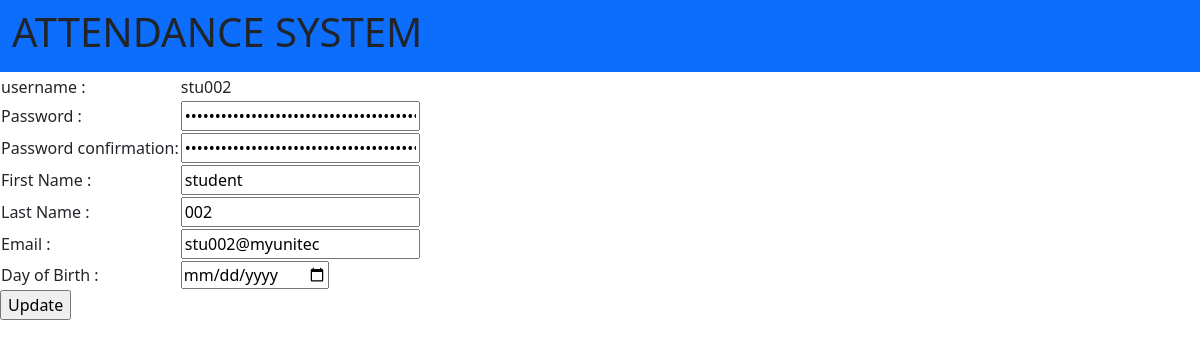
The app's page /studnet/2/detail/, older data.
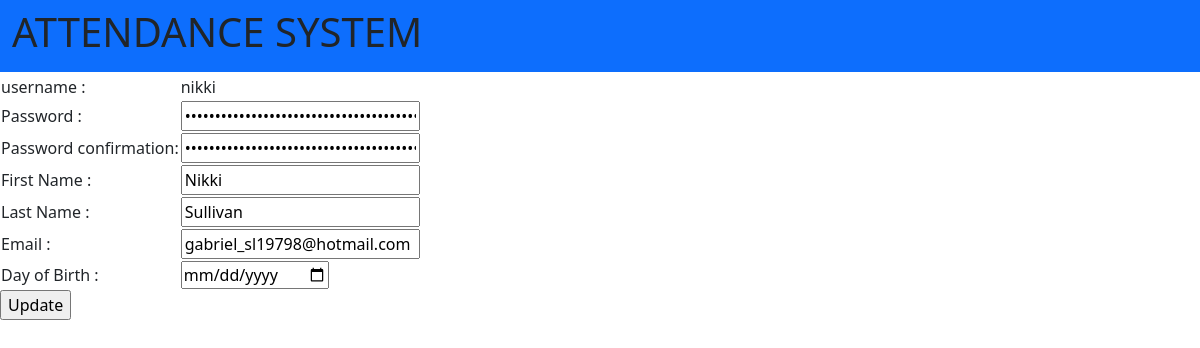
The same page, newer data.
### attendance/models.py (models this page shows, shortened)
class Student(models.Model):
    student_id = models.AutoField(primary_key=True)
    DDOB = models.DateField(blank=True, null=True)
    user = models.OneToOneField(User, on_delete=models.CASCADE, related_name='student_user')

### attendance/views.py (the view)
# urls.py: path('studnet/<int:student_id>/detail/', studentDetail, name='student_detail' ),
def studentDetail(request, student_id):
    student = Student.objects.get(student_id = student_id)
    context = {"student": student}
    return render(request, 'student_update.html', context)

### attendance/templates/student_update.html (shortened to what this page needs)
{% extends "base.html" %}
{% block content %}
    <form method="post" action="{% url 'student_update' %}">
        <table>
            <tr>
                <td><input type="hidden" name="student_id" value="{{ student.student_id }}"></td>
            </tr>
            <tr>
                <td>username :</td>
                <td>{{ student.user.username }}</td>
            </tr>
            <tr>
                <td>Password :</td>
                <td><input type="password" name="password1" value="{{ student.user.password }}"></td>
            </tr>
            <tr>
                <td>Password confirmation:</td>
                <td><input type="password" name="password2" value="{{ student.user.password }}"></td>
            </tr>
            <tr>
                <td>First Name :</td>
                <td><input type="text" name="firstname" value="{{ student.user.first_name }}"></td>
            </tr>
            <tr>
                <td>Last Name :</td>
                <td><input type="text" name="lastname" value="{{ student.user.last_name }}"></td>
            </tr>
            <tr>
                <td>Email :</td>
                <td><input type="text" name="email" value="{{ student.user.email }}"></td>
            </tr>
            <tr>
                <td>Day of Birth :</td>
                <td><input type="date" name="dob" value="{{ student.DOB|date:'Y-m-d' }}"></td>
            </tr>
        </table>
        <input type="submit" value="Update">
    </form>
{% endblock %}

Row changes from the older to the newer data that the page shows:
changed Student: user.username "stu002" → "nikki"; firstname "student" → "Nikki"; lastname "002" → "Sullivan"; email "stu002@myunitec" → "gabriel_sl19798@hotmail.com"
